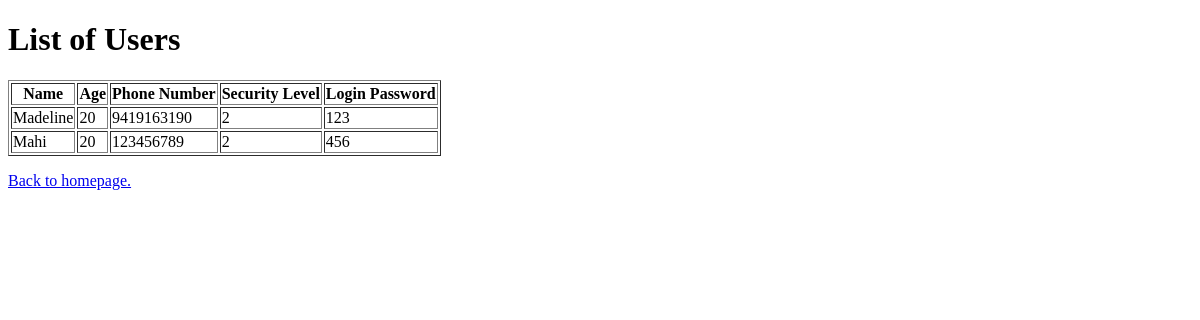
The app's page /listUsers, older data.
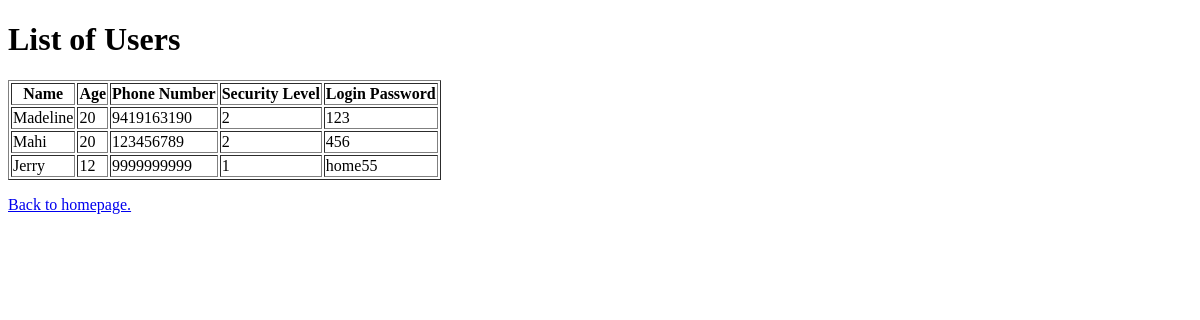
The same page, newer data.
### tables this page shows
CREATE TABLE users(
	    Name TEXT NOT NULL, 
		Age INTEGER NOT NULL,
		PhoneNum INTEGER NOT NULL,
		SecLvl INTEGER NOT NULL,
		Password TEXT NOT NULL);

### MB_MA_Assignment5.py (the view)
@app.route('/listUsers')
def listUsers():
	user_list = []
	conn = get_db()
	cur = conn.cursor()
	cur.execute('SELECT * from users')
	users = cur.fetchall()
	conn.close()
	return render_template('list-baking-users.html', users = users)

### MB_MA_Assignment5.py (called while the page is built)
def get_db():
	conn = sqlite3.connect('./assignment5.db')
	conn.row_factory = sqlite3.Row
	return conn

### templates/list-baking-users.html (shortened to what this page needs)
<!DOCTYPE html>
<html lang="en">
<head>
</head>
<body>
    <h1>List of Users</h1>
    <table border="1">
        <tr>
            <th>Name</th>
            <th>Age</th>
            <th>Phone Number</th>
            <th>Security Level</th>
            <th>Login Password</th>
        </tr>
        {% for u in users %}
        <tr>
            <td>{{ u['Name'] }}</td>
            <td>{{ u['Age'] }}</td>
            <td>{{ u['PhoneNum'] }}</td>
            <td>{{ u['SecLvl'] }}</td>
            <td>{{ u['Password'] }}</td>
        </tr>
        {% endfor %}
    </table>
    <p><a href = "{{ url_for('home') }}">Back to homepage.</a></p>
</body>
</html>

Row changes from the older to the newer data that the page shows:
added users: Name "Jerry", Age "12", PhoneNum "9999999999", SecLvl "1", Password "home55"
